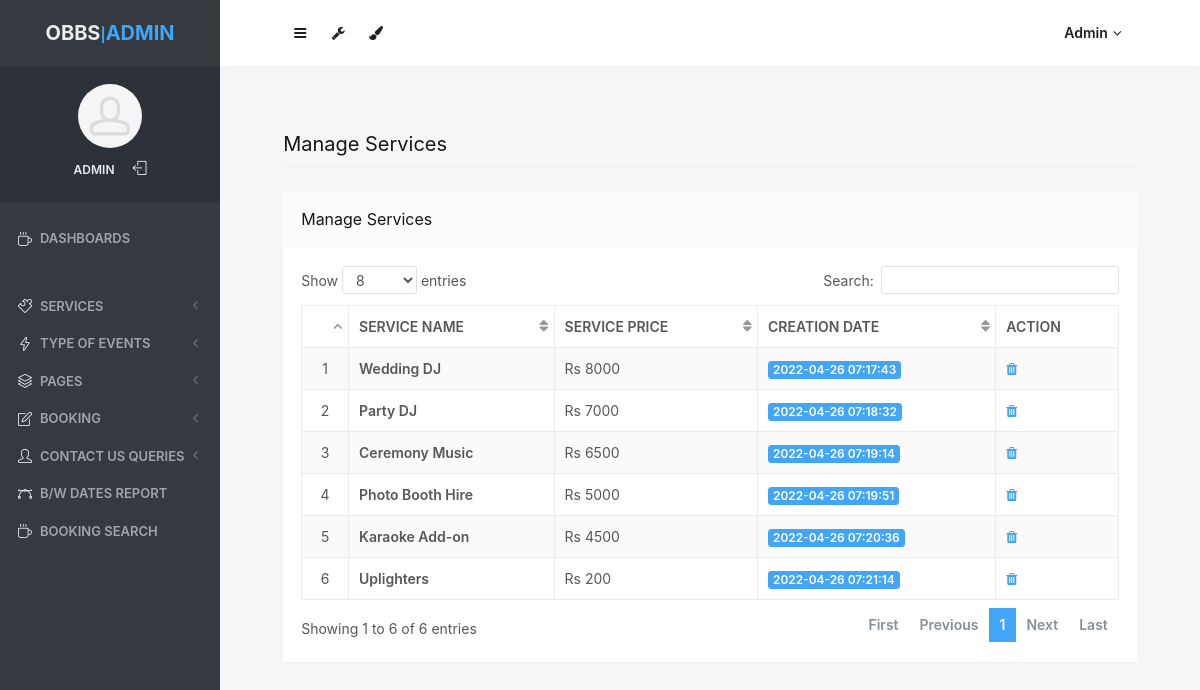
Screenshot of /admin/manage-services.php (signed in) with the database file from the repository.
### tables this page shows
CREATE TABLE `tblservice` (
  `ID` int(10) NOT NULL,
  `ServiceName` varchar(200) DEFAULT NULL,
  `SerDes` varchar(250) NOT NULL,
  `ServicePrice` varchar(200) DEFAULT NULL,
  `CreationDate` timestamp NULL DEFAULT current_timestamp()
);

### admin/manage-services.php (the view, shortened to what this page needs)
<?php
include('includes/dbconnection.php');
if (strlen($_SESSION['odmsaid']==0)) {
  header('location:logout.php');
  } else{
  ?>
<!doctype html>
<html lang="en" class="no-focus">
    <head>
        <link rel="stylesheet" href="assets/js/plugins/datatables/dataTables.bootstrap4.min.css">
        <link rel="stylesheet" id="css-main" href="assets/css/codebase.min.css">
    </head>
    <body>
        <div id="page-container" class="sidebar-o sidebar-inverse side-scroll page-header-fixed main-content-narrow">
           <?php include_once('includes/sidebar.php');?>
          <?php include_once('includes/header.php');?>
            <main id="main-container">
                <div class="content">
                    <h2 class="content-heading">Manage Services</h2>
                    <div class="block">
                        <div class="block-header block-header-default">
                            <h3 class="block-title">Manage Services</h3>
                        </div>
                        <div class="block-content block-content-full">
                            <table class="table table-bordered table-striped table-vcenter js-dataTable-full-pagination">
                                <thead>
                                    <tr>
                                        <th class="text-center"></th>
                                        <th>Service Name</th>
                                        <th class="d-none d-sm-table-cell">Service Price</th>
                                        <th class="d-none d-sm-table-cell">Creation Date</th>
                                        <th class="d-none d-sm-table-cell" style="width: 15%;">Action</th>
                                       </tr>
                                </thead>
                                <tbody>
                                    <?php
$sql="SELECT * from tblservice";
$query = $dbh -> prepare($sql);
$query->execute();
$results=$query->fetchAll(PDO::FETCH_OBJ);
$cnt=1;
if($query->rowCount() > 0)
{
foreach($results as $row)
{               ?>
                                    <tr>
                                        <td class="text-center"><?php echo htmlentities($cnt);?></td>
                                        <td class="font-w600"><?php  echo htmlentities($row->ServiceName);?></td>
                                        <td class="d-none d-sm-table-cell">Rs <?php  echo htmlentities($row->ServicePrice);?></td>
                                        <td class="d-none d-sm-table-cell">
                                            <span class="badge badge-primary"><?php  echo htmlentities($row->CreationDate);?></span>
                                        </td>
                                         <td class="d-none d-sm-table-cell"><a href="manage-services.php?delid=<?php echo ($row->ID);?>" onclick="return confirm('Do you really want to Delete ?');"><i class="fa fa-trash fa-delete" aria-hidden="true"></i></a></td>
                                    </tr>
                                    <?php $cnt=$cnt+1;}} ?>
                                </tbody>
                            </table>
                        </div>
                    </div>
                </div>
            </main>
        </div>
    </body>
</html>
<?php }  ?>

### admin/includes/sidebar.php (shortened to what this page needs)
     <?php
include('includes/dbconnection.php');
if (strlen($_SESSION['odmsaid']==0)) {
  header('location:logout.php');
  } else{
  ?>
   <nav id="sidebar">
                <div id="sidebar-scroll">
                    <div class="sidebar-content">
                        <div class="content-header content-header-fullrow px-15">
                            <div class="content-header-section text-center align-parent sidebar-mini-hidden">
                                <div class="content-header-item">
                                    <a class="link-effect font-w700" href="dashboard.php">
                                        <span class="font-size-xl text-dual-primary-dark">OBBS</span>|<span class="font-size-xl text-primary">ADMIN</span>
                                    </a>
                                </div>
                            </div>
                        </div>
                        <div class="content-side content-side-full content-side-user px-10 align-parent">
                            <div class="sidebar-mini-hidden-b text-center">
                                <a class="img-link" href="dashboard.php">
                                    <img class="img-avatar" src="assets/img/avatars/avatar15.jpg" alt="">
                                </a>
                                <ul class="list-inline mt-10">
                                    <?php
$aid=$_SESSION['odmsaid'];
$sql="SELECT AdminName from  tbladmin where ID=:aid";
$query = $dbh -> prepare($sql);
$query->bindParam(':aid',$aid,PDO::PARAM_STR);
$query->execute();
$results=$query->fetchAll(PDO::FETCH_OBJ);
$cnt=1;
if($query->rowCount() > 0)
{
foreach($results as $row)
{               ?>
                                    <li class="list-inline-item">
                                        <a class="link-effect text-dual-primary-dark font-size-xs font-w600 text-uppercase" href="admin-profile.php"><?php  echo $row->AdminName;?></a>
                                    </li><?php $cnt=$cnt+1;}} ?>
                                    <li class="list-inline-item">
                                        <a class="link-effect text-dual-primary-dark" href="logout.php">
                                            <i class="si si-logout"></i>
                                        </a>
                                    </li>
                                </ul>
                            </div>
                        </div>
                        <div class="content-side content-side-full">
                            <ul class="nav-main">
                                <li class="open">
                                    <a href="dashboard.php"><i class="si si-cup"></i><span class="sidebar-mini-hide">Dashboards</span></a>
                                </li>
                                <li class="nav-main-heading"><span class="sidebar-mini-visible">UI</span><span class="sidebar-mini-hidden"></span></li>
                                <li>
                                    <a class="nav-submenu" data-toggle="nav-submenu"><i class="si si-puzzle"></i><span class="sidebar-mini-hide"></span>Services</a>
                                </li>
                                <li>
                                    <a class="nav-submenu" data-toggle="nav-submenu" href="#"><i class="si si-energy"></i><span class="sidebar-mini-hide">Type of Events</span></a>
                                </li>
                                <li>
                                    <a class="nav-submenu" data-toggle="nav-submenu" href="#"><i class="si si-layers"></i><span class="sidebar-mini-hide">Pages</span></a>
                                </li>
                                <li>
                                    <a class="nav-submenu" data-toggle="nav-submenu" href="#"><i class="si si-note"></i><span class="sidebar-mini-hide">Booking</span></a>
                                </li>
                                <li>
                                    <a class="nav-submenu" data-toggle="nav-submenu" href="#"><i class="si si-user"></i><span class="sidebar-mini-hide">Contact Us Queries</span></a>
                                </li>
                                <li>
                                    <a  href="between-dates-report.php"><i class="si si-vector"></i><span class="sidebar-mini-hide">B/w Dates Report</span></a>
                                </li>
                     <li>
                                    <a href="booking-search.php"><i class="si si-cup"></i><span class="sidebar-mini-hide">Booking Search</span></a>
                                </li>
                            </ul>
                        </div>
                    </div>
                </div>
            </nav>
           <?php }  ?>

### admin/includes/header.php (shortened to what this page needs)
   <?php
include('includes/dbconnection.php');
if (strlen($_SESSION['odmsaid']==0)) {
  header('location:logout.php');
  } else{
  ?>
            <header id="page-header">
                <div class="content-header">
                    <div class="content-header-section">
                        <button type="button" class="btn btn-circle btn-dual-secondary" data-toggle="layout" data-action="sidebar_toggle">
                            <i class="fa fa-navicon"></i>
                        </button>
                        <div class="btn-group" role="group">
                            <button type="button" class="btn btn-circle btn-dual-secondary" id="page-header-options-dropdown" data-toggle="dropdown" aria-haspopup="true" aria-expanded="false">
                                <i class="fa fa-wrench"></i>
                            </button>
                        </div>
                        <div class="btn-group" role="group">
                            <button type="button" class="btn btn-circle btn-dual-secondary" id="page-header-themes-dropdown" data-toggle="dropdown" aria-haspopup="true" aria-expanded="false">
                                <i class="fa fa-paint-brush"></i>
                            </button>
                        </div>
                    </div>
                    <div class="content-header-section">
                        <div class="btn-group" role="group">
                            <?php
$aid=$_SESSION['odmsaid'];
$sql="SELECT AdminName from  tbladmin where ID=:aid";
$query = $dbh -> prepare($sql);
$query->bindParam(':aid',$aid,PDO::PARAM_STR);
$query->execute();
$results=$query->fetchAll(PDO::FETCH_OBJ);
$cnt=1;
if($query->rowCount() > 0)
{
foreach($results as $row)
{               ?>
                            <button type="button" class="btn btn-rounded btn-dual-secondary" id="page-header-user-dropdown" data-toggle="dropdown" aria-haspopup="true" aria-expanded="false">
                                <?php  echo $row->AdminName;?><i class="fa fa-angle-down ml-5"></i>
                            </button>
                            <?php $cnt=$cnt+1;}} ?>
                        </div>
                    </div>
                </div>
            </header>
            <?php }  ?>

### rows the page displays
tblservice: ServiceName "Wedding DJ", ServicePrice "8000", CreationDate "2022-04-26 07:17:43"
tblservice: ServiceName "Party DJ", ServicePrice "7000", CreationDate "2022-04-26 07:18:32"
tblservice: ServiceName "Ceremony Music", ServicePrice "6500", CreationDate "2022-04-26 07:19:14"
tblservice: ServiceName "Photo Booth Hire", ServicePrice "5000", CreationDate "2022-04-26 07:19:51"
tblservice: ServiceName "Karaoke Add-on", ServicePrice "4500", CreationDate "2022-04-26 07:20:36"
tblservice: ServiceName "Uplighters", ServicePrice "200", CreationDate "2022-04-26 07:21:14"

### other values shown
$row->AdminName "ADMIN"
$row->AdminName "Admin"
